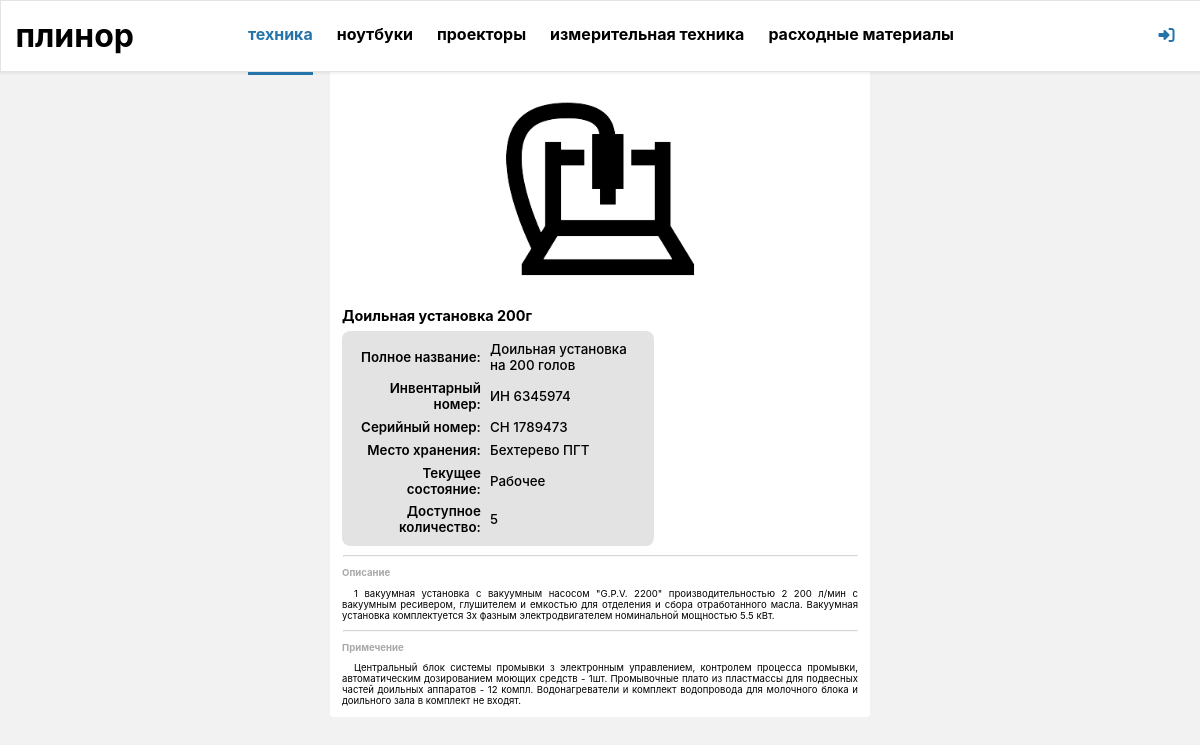
Screenshot of /article/index/7 with the database file from the repository.
### tables this page shows
CREATE TABLE `technic` (
  `id` int(11) NOT NULL,
  `inv_id` text NOT NULL,
  `model_full` text NOT NULL,
  `model_short` text NOT NULL,
  `serial_id` text NOT NULL,
  `model_opt` text,
  `model_cond` text,
  `stg_name` text NOT NULL,
  `model_work` int(11) NOT NULL,
  `model_reserve` int(11) NOT NULL,
  `amount` int(11) NOT NULL DEFAULT '1',
  `photo_gall` text,
  `typ` int(11) NOT NULL
);

### bizz/view/view_form.php (called while the page is built)
<?php
include "bizz/view/view_hat.php";
include "bizz/view/view_menu.php";
include "bizz/view/$content_view";

### bizz/core/view.php (called while the page is built)
<?php
class View
{
    function generate($content_view, $template_view, $data = null)
    {
        include 'bizz/view/'.$template_view;
    }
}

### bizz/controler/controller_article.php (called while the page is built, shortened)
<?php
class Controller_Article extends Controller
{
    var $model_main = NULL;
    public function __construct($way)
    {
        $this->model_main = new Model_main();
    }
    function action_index()
    {
        $data = $this->model_main->model_load(0,$this->way[START_POSITION + 2]);
        $this->view->generate('view_technic.php', 'view_form.php', $data);
    }
}

### bizz/bootstrap.php (called while the page is built, shortened)
<?php
require_once 'core/model.php';
require_once 'core/view.php';
Route::start($routes);

### index.php (called while the page is built, shortened)
<?php
$routes = explode('/', $_SERVER['SERVER_NAME'].$_SERVER['REQUEST_URI']);
require_once 'bizz/bootstrap.php';

### bizz/core/model.php (called while the page is built, shortened)
<?php
class Model
{
    function __construct()
    {
        $this->db = new MySQL("localhost", "root","root","plinor");
    }
}

### bizz/model/model_main.php (called while the page is built, shortened)
<?php
class Model_main extends Model
{
    public function model_load($tag,$where)
    {
        $cond='';
        if ($where != 0)
            $cond = "WHERE id=" . $where;
        $result[0] = $this->db->query("SELECT * FROM technic $cond");
        return $result;
    }
}

### bizz/core/MySQL.php (called while the page is built)
<?php
class MySQL extends mysqli
{
    public static $request=array();
    public  function query($req,$resultmode = MYSQLI_STORE_RESULT){
        array_unshift(self::$request,$req);
        return parent::query($req);
    }
}

### bizz/view/view_technic.php (the view, shortened to what this page needs)
<?php foreach ($data[0] as $value):?>
<article class="article">
    <div class="artic_visual">
        <img src="
                            <?php
        switch($value['typ']){
            case 3: echo URL_BASE."/pic/orig/machine.png";break;
        }
        ?>">
    </div>
    <div class="artic_top">
    <h1> <?php echo $value['model_short'];?></h1>
    </div>
    <div class="artic_atten">
        <table>
            <tr>
                <td>Полное название:</td>
                <td><?php echo $value['model_full'];?></td>
            </tr>
            <tr>
                <td>Инвентарный номер:</td>
                <td><?php echo $value['inv_id'];?></td>
            </tr>
            <tr>
                <td>Серийный номер:</td>
                <td><?php echo $value['serial_id'];?></td>
            </tr>
            <tr>
                <td>Место хранения:</td>
                <td><?php echo $value['stg_name'];?></td>
            </tr>
            <tr>
                <td>Текущее состояние:</td>
                <td><?php if($value['model_work']): echo "Архивное"; else: echo "Рабочее"; endif;?></td>
            </tr>
            <tr>
                <td>Доступное количество:</td>
                <td><?php echo $value['amount'];?></td>
            </tr>
        </table>
    </div>
    <hr>
     <h2>Описание</h2>
    <p>
    <?php echo $value['model_opt'];?>
    </p>
    <hr>
    <h2>Примечение</h2>
    <p>
    <?php echo $value['model_cond'];?>
    </p>
</article>
<?php endforeach;?>

### css/landing.css (style rules this page uses)
html { height: 100%; margin: 0; padding: 0; }
article { margin: 0 auto; margin-top: 70px; position: relative; width: 65vw; padding: 0.5vw 1vw; display: flex; flex-direction: column; font-family: -apple-system, BlinkMacSystemFont, "Segoe UI", Roboto, "Helvetica Neue", Arial, "Noto Sans", serif; height: 100%; }
article div { margin: 0.5vw 0vw 0 0; }

### css/menu.css (style rules this page uses)
body { font-family: PF Regal, PF Regal Text Pro, Georgia, serif; margin: 0 0; background: rgb(242, 242, 242); overflow-x: hidden; }

### css/article.css (style rules this page uses)
.article { border-radius: 4px; display: flex; width: 45vw; font-size: 0.8vw; text-align: justify; position: relative; background: white; padding: 0 0 0.5vw 0; }
.artic_visual { text-align: center; }
.artic_visual img { width: 40%; }
.article hr { width: 95%; size: 1vw; color: rgb(17, 21, 127); opacity: 40%; }
.article p, h1 { margin: 0.4vw 1vw; }
.article p { text-indent: 1vw; }
.article h1 { font-size: 1.2vw; font-family: -apple-system, BlinkMacSystemFont, "Segoe UI", Roboto, "Helvetica Neue", Arial, "Noto Sans", serif; }
.article h2 { margin: 0.4vw 1vw; font-size: 0.8vw; font-weight: bold; font-family: -apple-system, BlinkMacSystemFont, "Segoe UI", Roboto, "Helvetica Neue", Arial, "Noto Sans", serif; color: darkgray; }
.artic_top { display: flex; flex-direction: row; height: 1.8vw; align-items: center; justify-content: space-between; position: relative; }
.artic_atten { margin: 0.4vw 1vw; border-radius: 8px; background: rgba(180, 178, 178, 0.37); padding: 0.5vw 0.5vw; font-size: 10pt; max-width: 25vw; font-weight: bold; }
.artic_atten td { padding: 0.2vw 0.3vw; }
.artic_atten td:nth-child(2n+1) { font-weight: 600; text-align: right; }
.artic_atten td:nth-child(2n) { font-weight: 500; text-align: left; }
.article p { width: 43vw; position: relative; padding: 0; }

### rows the page displays
technic: model_short "Доильная установка 200г", model_full "Доильная установка на 200 голов", inv "ИН 6345974", serial "СН 1789473", stg_name "Бехтерево ПГТ", model_work "Рабочее", amount "5", model_opt "1 вакуумная установка с вакуумным насосом \"G.P.V. 2200\" производительностью 2 200 л/мин с вакуумным ресивером, глушителем и емкостью для отделения и сбора отработанного масла. Вакуумная установка комплектуется 3х фазным электродвигателем номинальной мощностью 5.5 кВт.", model_cond "Центральный блок системы промывки з электронным управлением, контролем процесса промывки, автоматическим дозированием моющих средств - 1шт. Промывочные плато из пластмассы для подвесных частей доильных аппаратов - 12 компл. Водонагреватели и комплект водопровода для молочного блока и доильного зала в комплект не входят."
